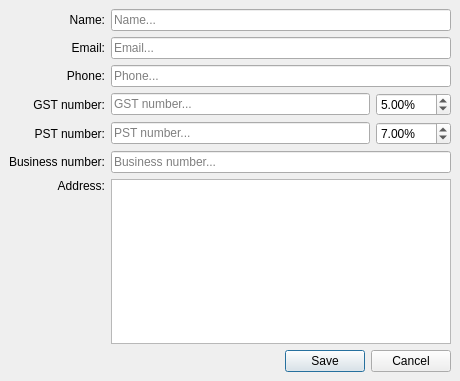
<?xml version="1.0" encoding="UTF-8"?>
<ui version="4.0">
 <class>Form</class>
 <widget class="QDialog" name="Form">
  <property name="geometry">
   <rect>
    <x>0</x>
    <y>0</y>
    <width>460</width>
    <height>381</height>
   </rect>
  </property>
  <property name="windowTitle">
   <string>Form</string>
  </property>
  <layout class="QHBoxLayout" name="horizontalLayout">
   <property name="spacing">
    <number>0</number>
   </property>
   <property name="leftMargin">
    <number>0</number>
   </property>
   <property name="topMargin">
    <number>0</number>
   </property>
   <property name="rightMargin">
    <number>0</number>
   </property>
   <property name="bottomMargin">
    <number>0</number>
   </property>
   <item>
    <widget class="QWidget" name="widget" native="true">
     <property name="contextMenuPolicy">
      <enum>Qt::ContextMenuPolicy::ActionsContextMenu</enum>
     </property>
     <property name="autoFillBackground">
      <bool>false</bool>
     </property>
     <property name="styleSheet">
      <string notr="true"/>
     </property>
     <layout class="QVBoxLayout" name="verticalLayout_3" stretch="0">
      <property name="leftMargin">
       <number>0</number>
      </property>
      <property name="topMargin">
       <number>0</number>
      </property>
      <property name="rightMargin">
       <number>0</number>
      </property>
      <property name="bottomMargin">
       <number>0</number>
      </property>
      <item>
       <layout class="QVBoxLayout" name="verticalLayout">
        <property name="leftMargin">
         <number>9</number>
        </property>
        <property name="topMargin">
         <number>9</number>
        </property>
        <property name="rightMargin">
         <number>9</number>
        </property>
        <property name="bottomMargin">
         <number>9</number>
        </property>
        <item>
         <layout class="QGridLayout" name="gridLayout">
          <item row="6" column="3">
           <widget class="QPlainTextEdit" name="plainTextEdit_address">
            <property name="tabChangesFocus">
             <bool>true</bool>
            </property>
            <property name="documentTitle">
             <string/>
            </property>
            <property name="plainText">
             <string/>
            </property>
            <property name="backgroundVisible">
             <bool>false</bool>
            </property>
            <property name="centerOnScroll">
             <bool>false</bool>
            </property>
            <property name="placeholderText">
             <string>Address...</string>
            </property>
           </widget>
          </item>
          <item row="2" column="3">
           <widget class="QLineEdit" name="lineEdit_phone">
            <property name="placeholderText">
             <string>Phone...</string>
            </property>
           </widget>
          </item>
          <item row="3" column="3">
           <layout class="QHBoxLayout" name="horizontalLayout_2">
            <item>
             <widget class="QLineEdit" name="lineEdit_gst_number">
              <property name="placeholderText">
               <string>GST number...</string>
              </property>
             </widget>
            </item>
            <item>
             <widget class="QDoubleSpinBox" name="doubleSpinBox_gst_rate">
              <property name="toolTip">
               <string>GST Rate
Default: 5%</string>
              </property>
              <property name="suffix">
               <string>%</string>
              </property>
              <property name="maximum">
               <double>100.000000000000000</double>
              </property>
              <property name="value">
               <double>5.000000000000000</double>
              </property>
             </widget>
            </item>
           </layout>
          </item>
          <item row="3" column="0">
           <widget class="QLabel" name="label_2">
            <property name="text">
             <string>GST number:</string>
            </property>
            <property name="alignment">
             <set>Qt::AlignmentFlag::AlignRight|Qt::AlignmentFlag::AlignTrailing|Qt::AlignmentFlag::AlignVCenter</set>
            </property>
            <property name="buddy">
             <cstring>lineEdit_gst_number</cstring>
            </property>
           </widget>
          </item>
          <item row="5" column="3">
           <widget class="QLineEdit" name="lineEdit_business_number">
            <property name="placeholderText">
             <string>Business number...</string>
            </property>
           </widget>
          </item>
          <item row="2" column="0">
           <widget class="QLabel" name="label_6">
            <property name="text">
             <string>Phone:</string>
            </property>
            <property name="alignment">
             <set>Qt::AlignmentFlag::AlignRight|Qt::AlignmentFlag::AlignTrailing|Qt::AlignmentFlag::AlignVCenter</set>
            </property>
            <property name="buddy">
             <cstring>lineEdit_phone</cstring>
            </property>
           </widget>
          </item>
          <item row="0" column="3">
           <widget class="QLineEdit" name="lineEdit_name">
            <property name="placeholderText">
             <string>Name...</string>
            </property>
           </widget>
          </item>
          <item row="0" column="0">
           <widget class="QLabel" name="label">
            <property name="text">
             <string>Name:</string>
            </property>
            <property name="alignment">
             <set>Qt::AlignmentFlag::AlignRight|Qt::AlignmentFlag::AlignTrailing|Qt::AlignmentFlag::AlignVCenter</set>
            </property>
            <property name="buddy">
             <cstring>lineEdit_name</cstring>
            </property>
           </widget>
          </item>
          <item row="5" column="0">
           <widget class="QLabel" name="label_4">
            <property name="text">
             <string>Business number:</string>
            </property>
            <property name="alignment">
             <set>Qt::AlignmentFlag::AlignRight|Qt::AlignmentFlag::AlignTrailing|Qt::AlignmentFlag::AlignVCenter</set>
            </property>
            <property name="buddy">
             <cstring>lineEdit_business_number</cstring>
            </property>
           </widget>
          </item>
          <item row="4" column="3">
           <layout class="QHBoxLayout" name="horizontalLayout_3">
            <item>
             <widget class="QLineEdit" name="lineEdit_pst_number">
              <property name="placeholderText">
               <string>PST number...</string>
              </property>
             </widget>
            </item>
            <item>
             <widget class="QDoubleSpinBox" name="doubleSpinBox_pst_rate">
              <property name="toolTip">
               <string>PST Rate
Default: 5%</string>
              </property>
              <property name="suffix">
               <string>%</string>
              </property>
              <property name="maximum">
               <double>100.000000000000000</double>
              </property>
              <property name="value">
               <double>7.000000000000000</double>
              </property>
             </widget>
            </item>
           </layout>
          </item>
          <item row="4" column="0">
           <widget class="QLabel" name="label_7">
            <property name="text">
             <string>PST number:</string>
            </property>
            <property name="alignment">
             <set>Qt::AlignmentFlag::AlignRight|Qt::AlignmentFlag::AlignTrailing|Qt::AlignmentFlag::AlignVCenter</set>
            </property>
            <property name="buddy">
             <cstring>lineEdit_pst_number</cstring>
            </property>
           </widget>
          </item>
          <item row="1" column="0">
           <widget class="QLabel" name="label_3">
            <property name="text">
             <string>Email:</string>
            </property>
            <property name="alignment">
             <set>Qt::AlignmentFlag::AlignRight|Qt::AlignmentFlag::AlignTrailing|Qt::AlignmentFlag::AlignVCenter</set>
            </property>
            <property name="buddy">
             <cstring>lineEdit_email</cstring>
            </property>
           </widget>
          </item>
          <item row="1" column="3">
           <widget class="QLineEdit" name="lineEdit_email">
            <property name="placeholderText">
             <string>Email...</string>
            </property>
           </widget>
          </item>
          <item row="6" column="0">
           <widget class="QLabel" name="label_5">
            <property name="text">
             <string>Address:</string>
            </property>
            <property name="alignment">
             <set>Qt::AlignmentFlag::AlignRight|Qt::AlignmentFlag::AlignTop|Qt::AlignmentFlag::AlignTrailing</set>
            </property>
            <property name="buddy">
             <cstring>plainTextEdit_address</cstring>
            </property>
           </widget>
          </item>
         </layout>
        </item>
        <item>
         <layout class="QHBoxLayout" name="buttonsLayout">
          <item>
           <spacer name="horizontalSpacer_2">
            <property name="orientation">
             <enum>Qt::Orientation::Horizontal</enum>
            </property>
            <property name="sizeHint" stdset="0">
             <size>
              <width>40</width>
              <height>20</height>
             </size>
            </property>
           </spacer>
          </item>
          <item>
           <widget class="QPushButton" name="pushButton_save">
            <property name="maximumSize">
             <size>
              <width>16777215</width>
              <height>16777215</height>
             </size>
            </property>
            <property name="text">
             <string>Save</string>
            </property>
           </widget>
          </item>
          <item>
           <widget class="QPushButton" name="pushButton_cancel">
            <property name="maximumSize">
             <size>
              <width>16777215</width>
              <height>16777215</height>
             </size>
            </property>
            <property name="text">
             <string>Cancel</string>
            </property>
           </widget>
          </item>
         </layout>
        </item>
       </layout>
      </item>
     </layout>
    </widget>
   </item>
  </layout>
 </widget>
 <tabstops>
  <tabstop>lineEdit_name</tabstop>
  <tabstop>lineEdit_email</tabstop>
  <tabstop>lineEdit_phone</tabstop>
  <tabstop>lineEdit_gst_number</tabstop>
  <tabstop>lineEdit_pst_number</tabstop>
  <tabstop>lineEdit_business_number</tabstop>
  <tabstop>plainTextEdit_address</tabstop>
  <tabstop>pushButton_save</tabstop>
  <tabstop>pushButton_cancel</tabstop>
  <tabstop>doubleSpinBox_gst_rate</tabstop>
  <tabstop>doubleSpinBox_pst_rate</tabstop>
 </tabstops>
 <resources/>
 <connections/>
</ui>
